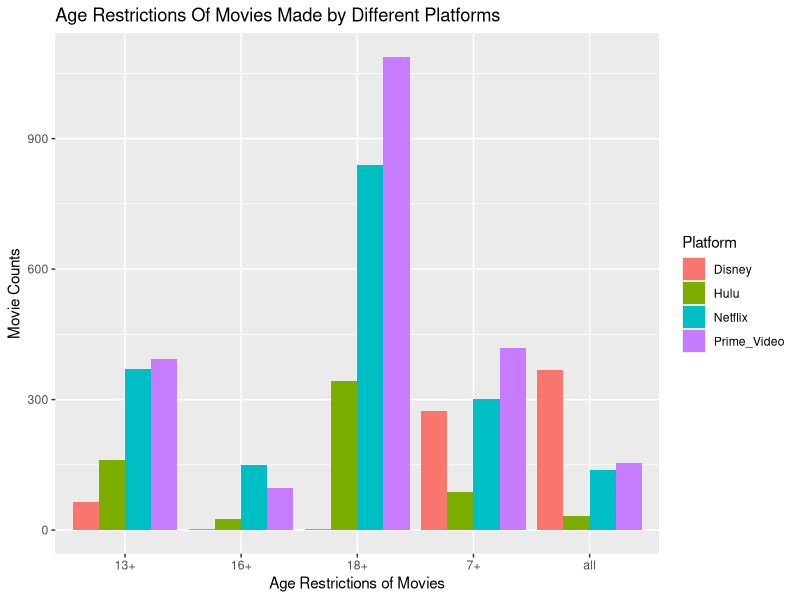
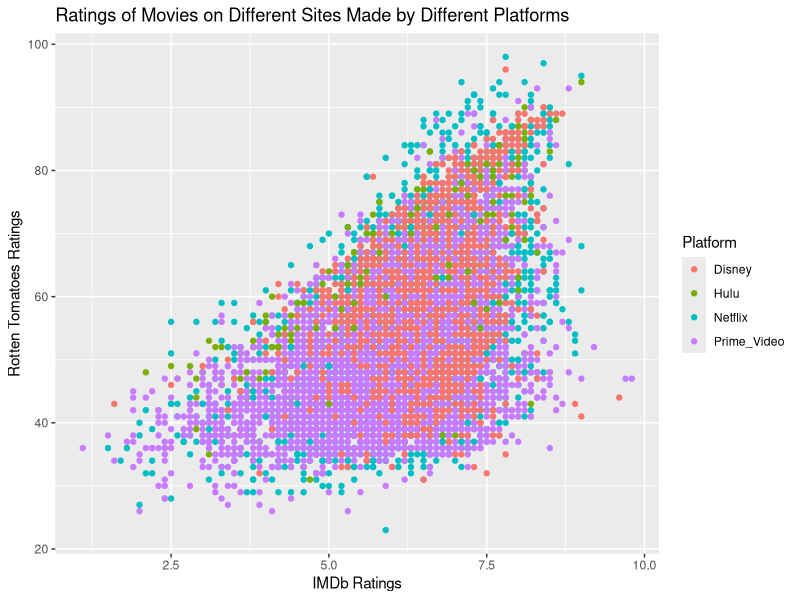
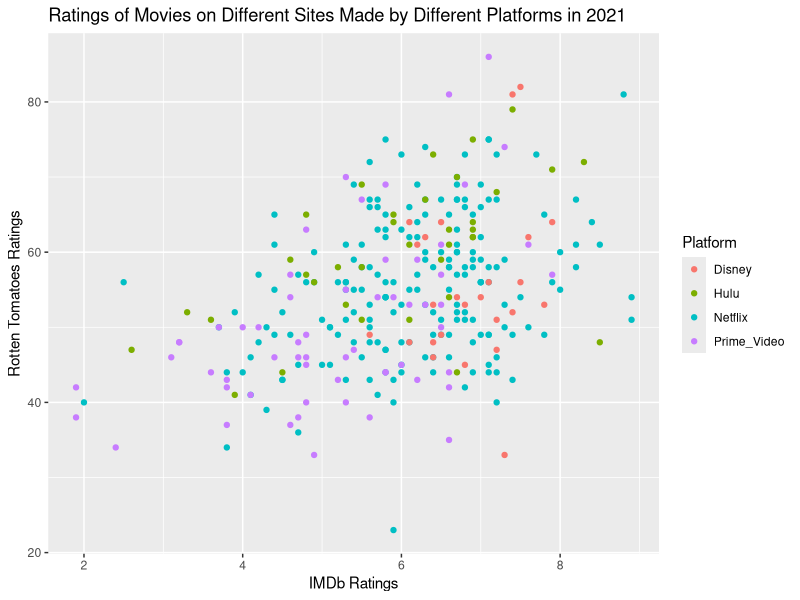

Reproduce these figures in R, in order.
## ---- chunk 1
knitr::opts_chunk$set(echo = TRUE)
library(tidyverse)
## ---- chunk 2
library(knitr)
movies <- read.csv("data/MoviesOnStreamingPlatforms_updated.csv")
kable(head(movies),format="markdown")

## ---- chunk 3
movies$Platform="NotDetermined"
rowCount <- nrow(movies)
for (platformColumn in 8:11) {
     for (i in 1:rowCount) {
         if (movies[i,platformColumn]==1) {
             movies[i,18]=colnames(movies[platformColumn])
         }
     }
 }

movies <- subset( movies, select = -Netflix )
movies <- subset( movies, select = -Hulu )
movies <- subset( movies, select = -Prime_Video )
movies <- subset( movies, select = -Disney )
movies <- subset( movies, select = -Index )
movies <- subset( movies, select = -Type )     

movie_df <-as_tibble(select(movies, Title, Year, Age, IMDb, Rotten.Tomatoes, Platform, Genres, Country, Language, Runtime))

movie_df <- filter(movie_df, (IMDb!=''))

movie_df <- movie_df %>% 
separate(IMDb, into = c("IMDb", "imdb_will_be_deleted"), sep = "/" , convert = TRUE)

movie_df <- filter(movie_df, (Rotten.Tomatoes!=''))

movie_df <- movie_df %>% 
separate(Rotten.Tomatoes, into = c("Rotten.Tomatoes", "Rotten.Tomatoes_will_be_deleted") , sep = "/" , convert = TRUE)
movie_df <- subset( movie_df, select = - imdb_will_be_deleted )
movie_df <- subset( movie_df, select = - Rotten.Tomatoes_will_be_deleted )

movie_df$Platform <- as.factor(movie_df$Platform)

head(movie_df)
## ---- chunk 4
ggplot(filter(movie_df, Age!="")) +
     geom_bar(mapping=aes(x = Age, fill= Platform),position = "dodge")+
     labs(
         x = "Age Restrictions of Movies",
         y = "Movie Counts",
         title = "Age Restrictions Of Movies Made by Different Platforms")

## ---- chunk 5

ggplot(movie_df) +
    geom_point(mapping=aes(x = IMDb, y = Rotten.Tomatoes, color= Platform))+
     labs(
         x = "IMDb Ratings",
         y = "Rotten Tomatoes Ratings",
         title = "Ratings of Movies on Different Sites Made by Different Platforms")


## ---- chunk 6

ggplot(filter(movie_df, Year==2021)) +
    geom_point(mapping=aes(x = IMDb, y = Rotten.Tomatoes, color= Platform)) +
     labs(
         x = "IMDb Ratings",
         y = "Rotten Tomatoes Ratings",
         title = "Ratings of Movies on Different Sites Made by Different Platforms in 2021")


